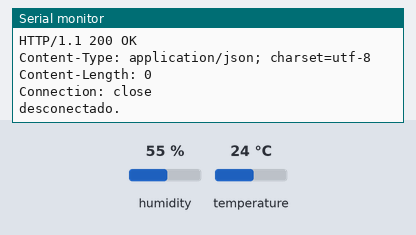
Bench run of a sketch on a simulated Arduino Uno, built with avr-gcc and run on an emulated ATmega328P. On the bench: the last lines printed to the serial monitor. The inputs (shaded band) are chosen by the test bench; at power-on: humidity 55 %, temperature 24 °C. WiFi joins after 1.5 s; servers stay silent unless stated; uploads are accepted with an empty reply.

Above: at 2.2 s.
2.3 s: humidity set to 22 %
At 6.69 s:
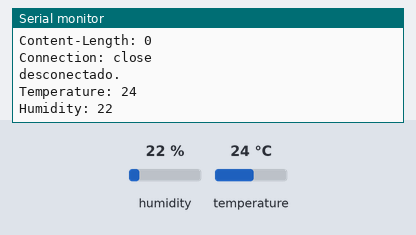
8.3 s: temperature set to 12 °C
At 12.03 s:
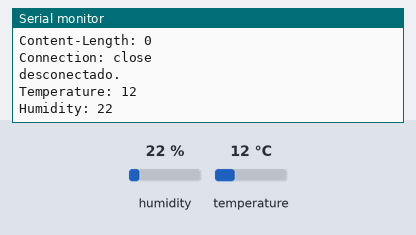
14.3 s: humidity set to 40 %
At 17.38 s:
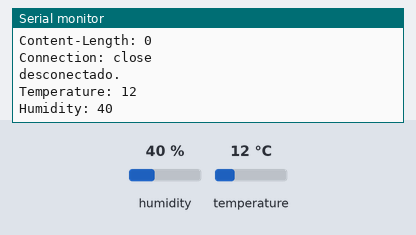
Timing chart, 0 to 18.9 s (numbered marks = the images above; inputs shaded):
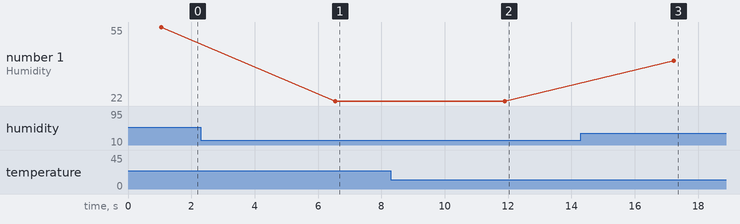

Measured:
- after the input at 2.3 s, the serial monitor: prints a new line after 4.2 s (image 1)
- after the input at 8.3 s, the serial monitor: prints a new line after 3.6 s (image 2)
- after the input at 14.3 s, the serial monitor: prints a new line after 2.9 s (image 3)
- plotted number 1: 55 → 22 after the input at 2.3 s, 22 → 40 after the input at 14.3 s

The sketch:

arduino_xaamp_mysql.ino
```cpp
// Example web client using the Ethernet shield

// Include libraries
#include <SPI.h>
#include <Ethernet.h>
#include "DHT.h"

// Enter a MAC address for your controller below.
byte mac[] = { 0x90, 0xA2, 0xDA, 0x0E, 0xFE, 0x40 };

// DHT11 sensor pins
#define DHTPIN 7
#define DHTTYPE DHT11

// Esta es la dirección IP que se asigna de forma estatica si falla el DHCP
IPAddress ip(192,168,1,50);

// Dirección IP del servidor de Raspberry
IPAddress server(192,168,1,108);

// Initialize the Ethernet client
EthernetClient client;

// DHT instance
DHT dht(DHTPIN, DHTTYPE);

void setup() {
  // Open serial communications
  Serial.begin(9600);

  // Start the Ethernet connection
  //if (Ethernet.begin(mac) == 0) {
   // Serial.println("La Dirección IP se asigna por DHCP");
    Ethernet.begin(mac, ip);

  // Display IP
  Serial.print("IP address: ");
  Serial.println(Ethernet.localIP());

  // Give the Ethernet shield a second to initialize
  delay(1000);
  Serial.println("Conectando...");

}
void loop()
{
 // Measure the humidity & temperature

  float h = dht.readHumidity();
  float t = dht.readTemperature();

  // Transform to String
  String temp = String((int) t);
  String hum = String((int) h);

  // Print on Serial monitor
  Serial.println("Temperature: " + temp);
  Serial.println("Humidity: " + hum);

  // Conectando al servidor con xaamp en este caso el puerto es el 80 asi fue configurado
  if (client.connect(server, 80)) {
    if (client.connected()) {
      Serial.println("conectado");

      // Make a HTTP request:
      client.println("GET /datalogger1.php?temp=" + temp + "&hum=" + hum + " HTTP/1.1");
      client.println("Host: 192.168.1.108");
      client.println("Connection: close");
      client.println();
    }
    else {
      // If you didn't get a connection to the server
      Serial.println("fallo la conexion");
    }

    // Read the answer
    while (client.connected()) {
      while (client.available()) {
      char c = client.read();
      Serial.print(c);
      }
    }

    // If the server's disconnected, stop the client:
    if (!client.connected()) {
      Serial.println();
      Serial.println("desconectado.");
      client.stop();
    }
  }
  // Repeat every second
  delay(5000);
}
```
